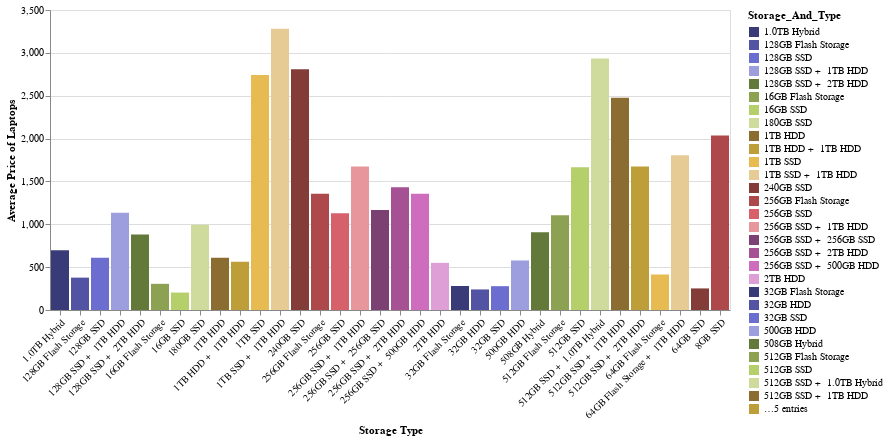

Notebook source saved alongside this figure:
### Code cell
laptop_storage_avg_price = (
    laptop_train.groupby(["Storage_And_Type"])
        .mean(["Price_CAD"])
        .reset_index()
        .rename(columns = {"Price_CAD" : "Average Price"})
)

laptop_storage_plot = alt.Chart(laptop_storage_avg_price).mark_bar().encode(
    x=alt.X("Storage_And_Type")
        .title("Storage Type"),
    y=alt.Y("Average Price")
        .title("Average Price of Laptops"),
    color=alt.Color("Storage_And_Type")
            .scale(scheme="category20b")
).configure_axisX(labelAngle=-45)
laptop_storage_plot

### Figure 1 — Vega-Lite specification as saved in the notebook (floating-point values rounded to 4 significant figures)
{"config": {"view": {"continuousWidth": 300, "continuousHeight": 300}, "axisX": {"labelAngle": -45}}, "data": {"name": "data-a1d599f693602e058f198918cb7985e2"}, "mark": {"type": "bar"}, "encoding": {"color": {"field": "Storage_And_Type", "scale": {"scheme": "category20b"}, "type": "nominal"}, "x": {"field": "Storage_And_Type", "title": "Storage Type", "type": "nominal"}, "y": {"field": "Average Price", "title": "Average Price of Laptops", "type": "quantitative"}}, "$schema": "https://vega.github.io/schema/vega-lite/v5.15.1.json", "datasets": {"data-a1d599f693602e058f198918cb7985e2": [{"Storage_And_Type": "1.0TB Hybrid", "Average Price": 697.0}, {"Storage_And_Type": "128GB Flash Storage", "Average Price": 377.7}, {"Storage_And_Type": "128GB SSD", "Average Price": 608.7}, {"Storage_And_Type": "128GB SSD +  1TB HDD", "Average Price": 1135.0}, {"Storage_And_Type": "128GB SSD +  2TB HDD", "Average Price": 879.4}, {"Storage_And_Type": "16GB Flash Storage", "Average Price": 305.2}, {"Storage_And_Type": "16GB SSD", "Average Price": 203.2}, {"Storage_And_Type": "180GB SSD", "Average Price": 995.7}, {"Storage_And_Type": "1TB HDD", "Average Price": 609.7}, {"Storage_And_Type": "1TB HDD +  1TB HDD", "Average Price": 562.9}, {"Storage_And_Type": "1TB SSD", "Average Price": 2742.0}, {"Storage_And_Type": "1TB SSD +  1TB HDD", "Average Price": 3283.0}, {"Storage_And_Type": "240GB SSD", "Average Price": 2808.0}, {"Storage_And_Type": "256GB Flash Storage", "Average Price": 1357.0}, {"Storage_And_Type": "256GB SSD", "Average Price": 1130.0}, {"Storage_And_Type": "256GB SSD +  1TB HDD", "Average Price": 1675.0}, {"Storage_And_Type": "256GB SSD +  256GB SSD", "Average Price": 1167.0}, {"Storage_And_Type": "256GB SSD +  2TB HDD", "Average Price": 1431.0}, {"Storage_And_Type": "256GB SSD +  500GB HDD", "Average Price": 1356.0}, {"Storage_And_Type": "2TB HDD", "Average Price": 550.2}, {"Storage_And_Type": "32GB Flash Storage", "Average Price": 280.3}, {"Storage_And_Type": "32GB HDD", "Average Price": 240.0}, {"Storage_And_Type": "32GB SSD", "Average Price": 278.1}, {"Storage_And_Type": "500GB HDD", "Average Price": 578.0}, {"Storage_And_Type": "508GB Hybrid", "Average Price": 907.6}, {"Storage_And_Type": "512GB Flash Storage", "Average Price": 1107.0}, {"Storage_And_Type": "512GB SSD", "Average Price": 1666.0}, {"Storage_And_Type": "512GB SSD +  1.0TB Hybrid", "Average Price": 2935.0}, {"Storage_And_Type": "512GB SSD +  1TB HDD", "Average Price": 2477.0}, {"Storage_And_Type": "512GB SSD +  2TB HDD", "Average Price": 1675.0}, {"Storage_And_Type": "64GB Flash Storage", "Average Price": 414.3}, {"Storage_And_Type": "64GB Flash Storage +  1TB HDD", "Average Price": 1805.0}, {"Storage_And_Type": "64GB SSD", "Average Price": 251.8}, {"Storage_And_Type": "8GB SSD", "Average Price": 2037.0}]}}
